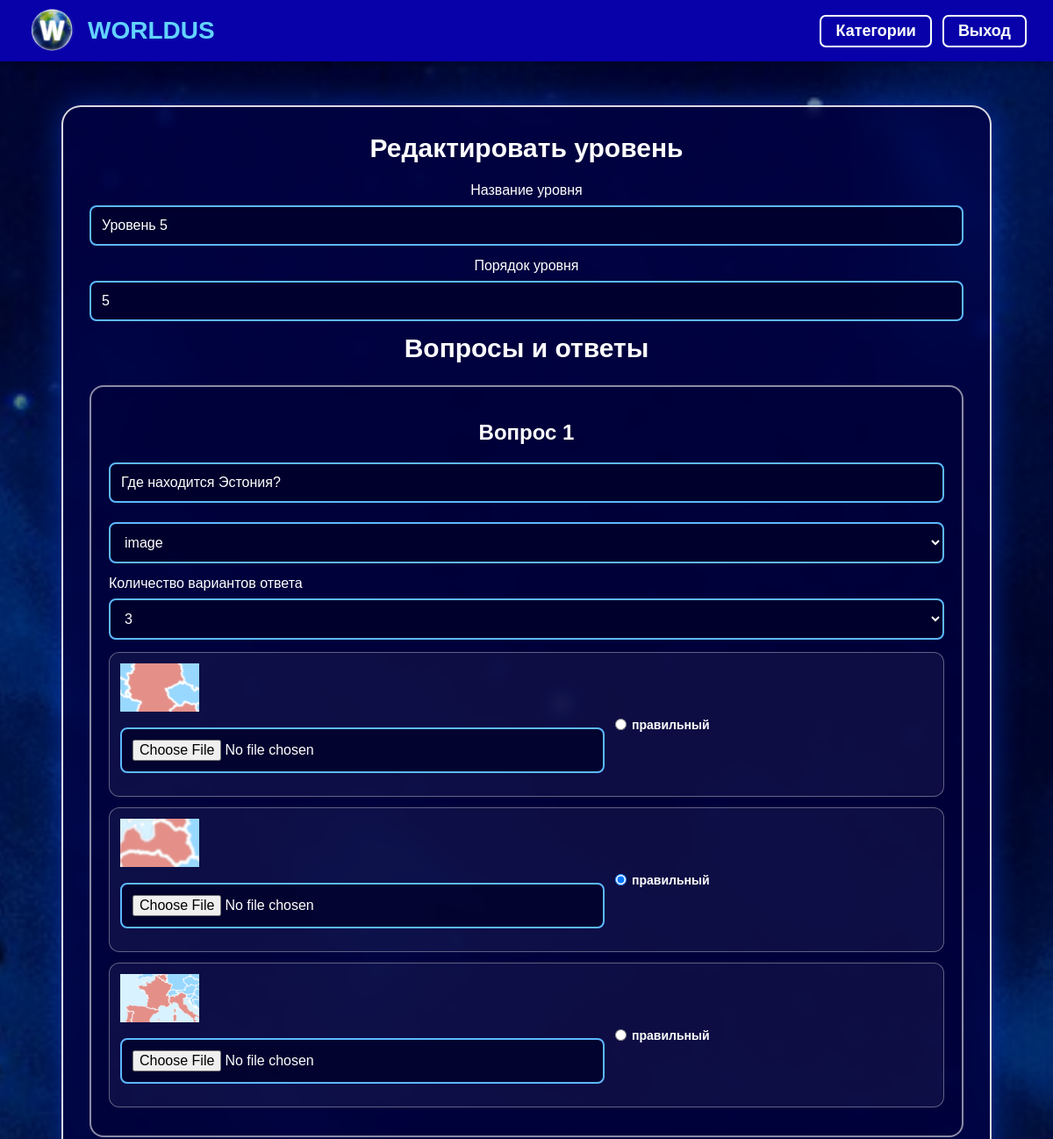
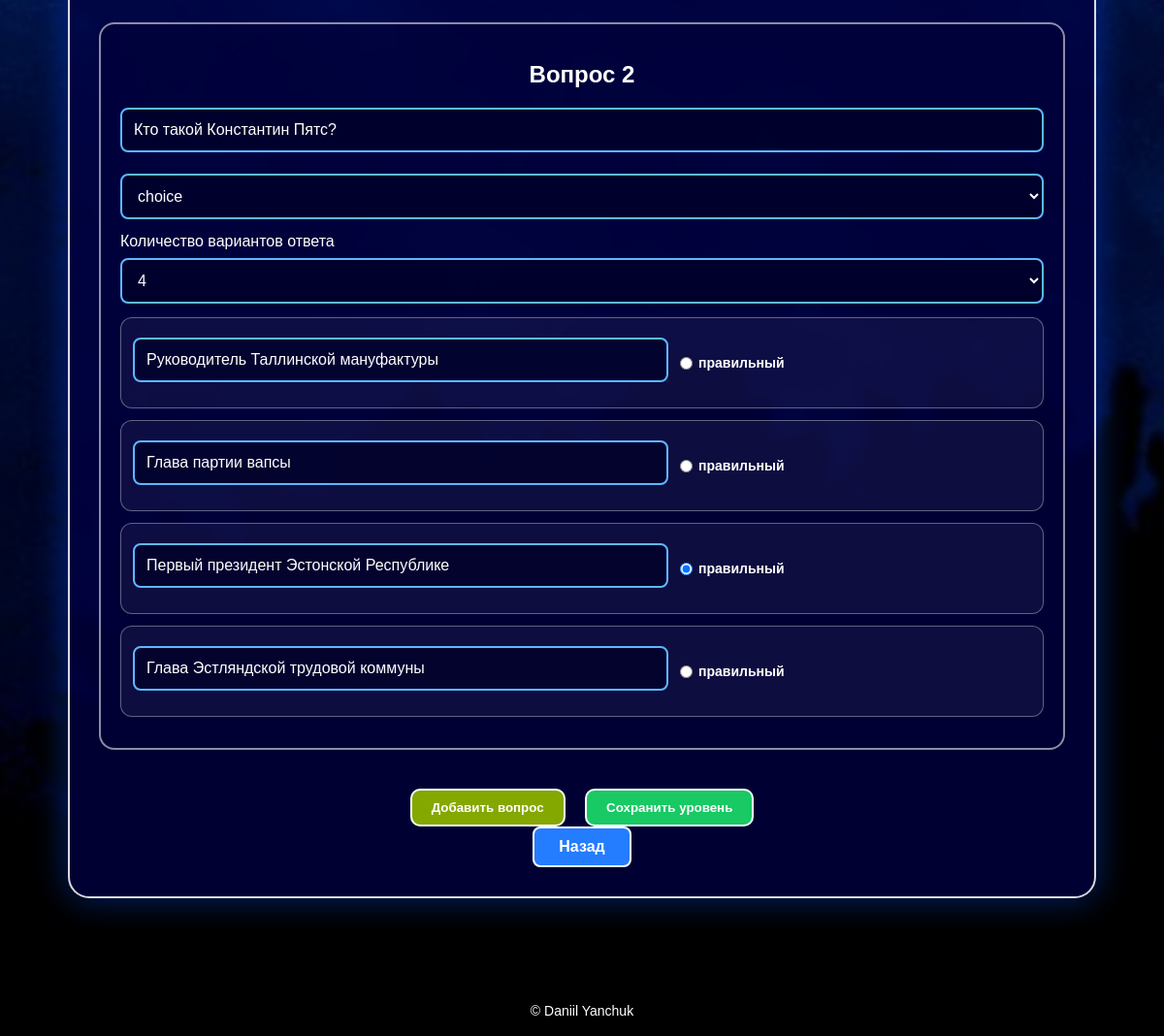
Screenshot of /edit_levels.php?id=5 (signed in) with the database file from the repository (2 pictures, top to bottom).
### tables this page shows
CREATE TABLE `levels` (
  `id` int(11) NOT NULL,
  `category_id` int(11) DEFAULT NULL,
  `title` varchar(100) DEFAULT NULL,
  `level_order` int(11) DEFAULT NULL,
  `required_level` int(11) DEFAULT NULL
);

CREATE TABLE `questions` (
  `id` int(11) NOT NULL,
  `level_id` int(11) DEFAULT NULL,
  `question_text` text DEFAULT NULL,
  `image` varchar(255) DEFAULT NULL,
  `type` enum('input','choice','image') DEFAULT 'choice'
);

CREATE TABLE `answers` (
  `id` int(11) NOT NULL,
  `question_id` int(11) DEFAULT NULL,
  `answer_text` varchar(255) DEFAULT NULL,
  `image` varchar(255) DEFAULT NULL,
  `is_correct` tinyint(1) DEFAULT NULL
);

### src/LevelService.php (called while the page is built, shortened)
<?php
class LevelService
{
    private DatabaseInterface $db;
    public function __construct(DatabaseInterface $db)
    {
        $this->db = $db;
    }
    public function getLevelById(int $levelId): ?array
    {
        $stmt = $this->db->prepare("SELECT * FROM levels WHERE id = ? LIMIT 1");
        $stmt->bind_param('i', $levelId);
        $stmt->execute();
        $result = $stmt->get_result();
        return $result ? $result->fetch_assoc() : null;
    }
}

### src/MysqliDatabase.php (called while the page is built, shortened)
<?php
class MysqliDatabase implements DatabaseInterface
{
    private \mysqli $conn;
    public function __construct(\mysqli $conn)
    {
        $this->conn = $conn;
    }
    public function query(string $sql): mixed
    {
        return $this->conn->query($sql);
    }
    public function prepare(string $sql)
    {
        return $this->conn->prepare($sql);
    }
}

### src/QuestionService.php (called while the page is built, shortened)
<?php
class QuestionService
{
    private DatabaseInterface $db;
    public function __construct(DatabaseInterface $db)
    {
        $this->db = $db;
    }
    public function getQuestionsByLevel(int $levelId): array
    {
        $result = $this->db->query("SELECT * FROM questions WHERE level_id = $levelId ORDER BY id ASC");
        $questions = [];
        if ($result) {
            while ($row = $result->fetch_assoc()) {
                $questions[] = $row;
            }
        }
        return $questions;
    }
    public function getAnswersByQuestion(int $questionId): array
    {
        $result = $this->db->query("SELECT * FROM answers WHERE question_id = $questionId");
        $answers = [];
        if ($result) {
            while ($row = $result->fetch_assoc()) {
                $answers[] = $row;
            }
        }
        return $answers;
    }
}

### edit_levels.php (the view, shortened to what this page needs)
<?php
include "config/db.php";
include "includes/header.php";
$level_id = isset($_GET['id']) ? (int)$_GET['id'] : 0;
$db = new MysqliDatabase($conn);
$levelService = new LevelService($db);
$questionService = new QuestionService($db);
$level = $levelService->getLevelById($level_id);
$category_id = (int)$level['category_id'];
$questions = $questionService->getQuestionsByLevel($level_id);
foreach ($questions as &$question) {
    $question['answers'] = $questionService->getAnswersByQuestion((int)$question['id']);
}
?>
<div class="admin-page">
    <div class="admin-add-box">
        <h2>Редактировать уровень</h2>
        <form method="POST" enctype="multipart/form-data">
            <label>Название уровня</label>
            <input type="text" name="title" value="<?= htmlspecialchars($level['title']) ?>" required>
            <label>Порядок уровня</label>
            <input type="number" name="level_order" value="<?= (int)$level['level_order'] ?>" required>
            <h2>Вопросы и ответы</h2>
            <div id="questionsBox">
                <?php foreach ($questions as $index => $question): ?>
                    <?php
                    $answer_count = count($question['answers']);
                    ?>
                    <div class="question-edit-block">
                        <h3>Вопрос <?= $index + 1 ?></h3>
                        <input
                            type="text"
                            name="question_text[]"
                            value="<?= htmlspecialchars($question['question_text']) ?>"
                            placeholder="Текст вопроса"
                        >
                        <select name="question_type[]" class="admin-select question-type-select" onchange="toggleQuestionType(this)">
                            <option value="choice" <?= $question['type'] == 'choice' ? 'selected' : '' ?>>choice</option>
                            <option value="image" <?= $question['type'] == 'image' ? 'selected' : '' ?>>image</option>
                        </select>
                        <div class="variants-section">
                            <label>Количество вариантов ответа</label>
                            <select name="answer_count[]" class="admin-select answer-count-select" onchange="toggleAnswerCount(this)">
                                <option value="3" <?= $answer_count == 3 ? 'selected' : '' ?>>3</option>
                                <option value="4" <?= $answer_count == 4 ? 'selected' : '' ?>>4</option>
                            </select>
                            <?php for ($i = 0; $i < 4; $i++): ?>
                                <div class="answer-edit-row" data-answer-index="<?= $i ?>">
                                    <div class="choice-answer-field">
                                        <input
                                            type="text"
                                            name="answer_text[<?= $index ?>][]"
                                            placeholder="Ответ <?= $i + 1 ?>"
                                            value="<?= htmlspecialchars($question['answers'][$i]['answer_text'] ?? '') ?>"
                                        >
                                    </div>
                                    <div class="image-answer-field">
                                        <?php if (!empty($question['answers'][$i]['image'])): ?>
                                            <img
                                                src="<?= htmlspecialchars($question['answers'][$i]['image']) ?>"
                                                style="width:90px;height:55px;object-fit:cover;margin-bottom:6px;"
                                                alt=""
                                            >
                                        <?php endif; ?>
                                        <input type="file" name="answer_image[<?= $index ?>][]" accept="image/*">
                                    </div>
                                    <label>
                                        <input
                                            type="radio"
                                            name="correct_answer[<?= $index ?>]"
                                            value="<?= $i ?>"
                                            <?= !empty($question['answers'][$i]['is_correct']) ? 'checked' : '' ?>
                                        >
                                        правильный
                                    </label>
                                </div>
                            <?php endfor; ?>
                        </div>
                    </div>
                <?php endforeach; ?>
            </div>
            <button type="button" class="admin-edit-btn" onclick="addQuestion()">
                Добавить вопрос
            </button>
            <button type="submit" name="save_level" class="admin-add-btn">
                Сохранить уровень
            </button>
        </form>
        <a href="levels.php?category=<?= $category_id ?>" class="btn blue">Назад</a>
    </div>
</div>
<?php include "includes/footer.php"; ?>

### assets/css/style.css (style rules this page uses)
* { margin: 0; padding: 0; box-sizing: border-box; font-family: Arial, Helvetica, sans-serif; }
body { min-height: 100vh; color: white; background: linear-gradient(rgba(0,0,0,0.45), rgba(0,0,0,0.65)), url("../images/bc.jpg") center/cover fixed no-repeat; }
.btn { display: inline-block; padding: 10px 25px; border-radius: 8px; color: white; text-decoration: none; font-weight: bold; border: 2px solid white; cursor: pointer; transition: 0.3s; }
.blue { background: #247cff; }
form input, form select { width: 80%; max-width: 400px; padding: 12px; margin: 10px 0; border-radius: 8px; border: 2px solid #5db8ff; background: rgba(0,0,40,0.65); color: white; font-size: 16px; }
form input::placeholder { color: rgba(255,255,255,0.75); }
.admin-page { width: 100%; max-width: 1100px; margin: 0 auto; padding: 50px 20px; }
.admin-add-box { width: 100%; background: rgba(0, 0, 70, 0.72); border: 2px solid rgba(255,255,255,0.85); border-radius: 22px; padding: 30px; text-align: center; backdrop-filter: blur(6px); box-shadow: 0 0 35px rgba(0, 80, 255, 0.45); }
.admin-add-box h2 { margin-bottom: 22px; font-size: 30px; }
.admin-add-box h3 { margin: 18px 0 12px; }
.admin-add-box form { width: 100%; }
.admin-add-box input[type="text"], .admin-add-box input[type="number"], .admin-add-box input[type="file"], .admin-add-box select { width: 100%; max-width: none; padding: 12px; margin: 8px 0 14px; border-radius: 8px; border: 2px solid #5db8ff; background: rgba(0,0,40,0.75); color: white; font-size: 16px; }
.admin-select { width: 100%; padding: 10px; margin-bottom: 12px; border-radius: 8px; border: 2px solid white; background: rgba(0,0,50,0.75); color: white; font-size: 16px; }
.question-edit-block { margin: 25px 0; padding: 20px; border: 2px solid rgba(255,255,255,0.55); border-radius: 16px; background: rgba(0,0,55,0.6); text-align: left; }
.question-edit-block h3 { text-align: center; font-size: 24px; }
.answer-edit-row { display: grid; grid-template-columns: 1fr 220px 130px; align-items: center; gap: 12px; margin-bottom: 12px; padding: 12px; border: 1px solid rgba(255,255,255,0.35); border-radius: 12px; background: rgba(255,255,255,0.05); }
.answer-edit-row label { display: flex; align-items: center; gap: 6px; font-size: 14px; font-weight: bold; }
.answer-edit-row input[type="radio"] { width: auto; margin: 0; }
.admin-add-btn, .admin-edit-btn { display: inline-block; margin: 15px 8px 0; padding: 10px 20px; border: 2px solid white; border-radius: 10px; color: white; font-weight: bold; cursor: pointer; transition: 0.3s; }
.admin-add-btn { background: #18c964; }
.admin-edit-btn { background: #85a800; }

### rows the page displays
levels: title "Уровень 5", level_order "5"
questions: question_text "Где находится Эстония?", type "image", answers.image (picture)
questions: question_text "Кто такой Константин Пятс?", type "choice"
answers: answer_text "Руководитель Таллинской мануфактуры"
answers: answer_text "Глава партии вапсы"
answers: answer_text "Первый президент Эстонской Республике"
answers: answer_text "Глава Эстляндской трудовой коммуны"
